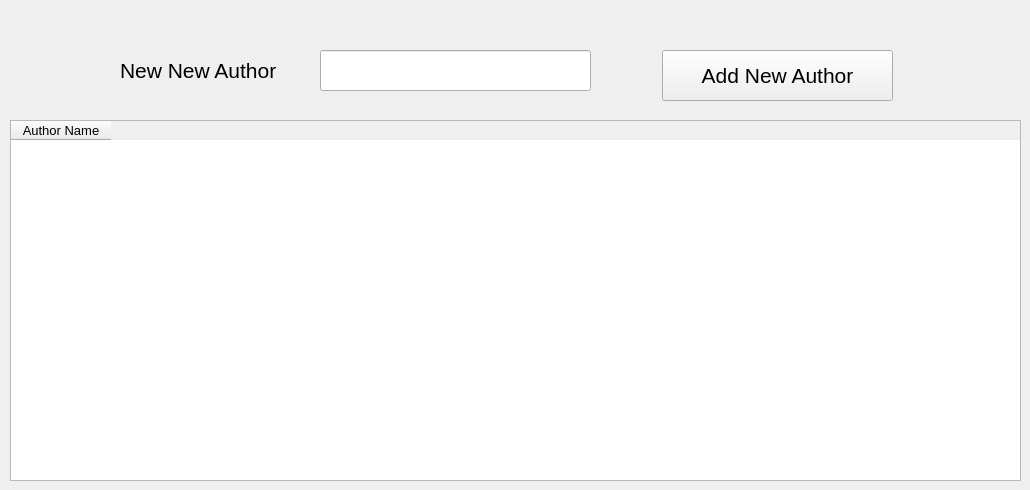
      <widget class="QWidget" name="tab_8">
       <attribute name="title">
        <string>Author</string>
       </attribute>
       <widget class="QPushButton" name="pushButton_15">
        <property name="geometry">
         <rect>
          <x>662</x>
          <y>50</y>
          <width>231</width>
          <height>51</height>
         </rect>
        </property>
        <property name="font">
         <font>
          <family>Segoe UI</family>
          <pointsize>16</pointsize>
         </font>
        </property>
        <property name="text">
         <string>Add New Author</string>
        </property>
       </widget>
       <widget class="QLineEdit" name="lineEdit_20">
        <property name="geometry">
         <rect>
          <x>320</x>
          <y>50</y>
          <width>271</width>
          <height>41</height>
         </rect>
        </property>
       </widget>
       <widget class="QLabel" name="label_27">
        <property name="geometry">
         <rect>
          <x>120</x>
          <y>55</y>
          <width>201</width>
          <height>31</height>
         </rect>
        </property>
        <property name="font">
         <font>
          <family>Segoe UI</family>
          <pointsize>16</pointsize>
         </font>
        </property>
        <property name="text">
         <string>New New Author</string>
        </property>
       </widget>
       <widget class="QTableWidget" name="tableWidget_3">
        <property name="geometry">
         <rect>
          <x>10</x>
          <y>120</y>
          <width>1011</width>
          <height>361</height>
         </rect>
        </property>
        <property name="font">
         <font>
          <family>Segoe UI</family>
          <pointsize>10</pointsize>
         </font>
        </property>
        <column>
         <property name="text">
          <string>Author Name</string>
         </property>
        </column>
       </widget>
      </widget>
